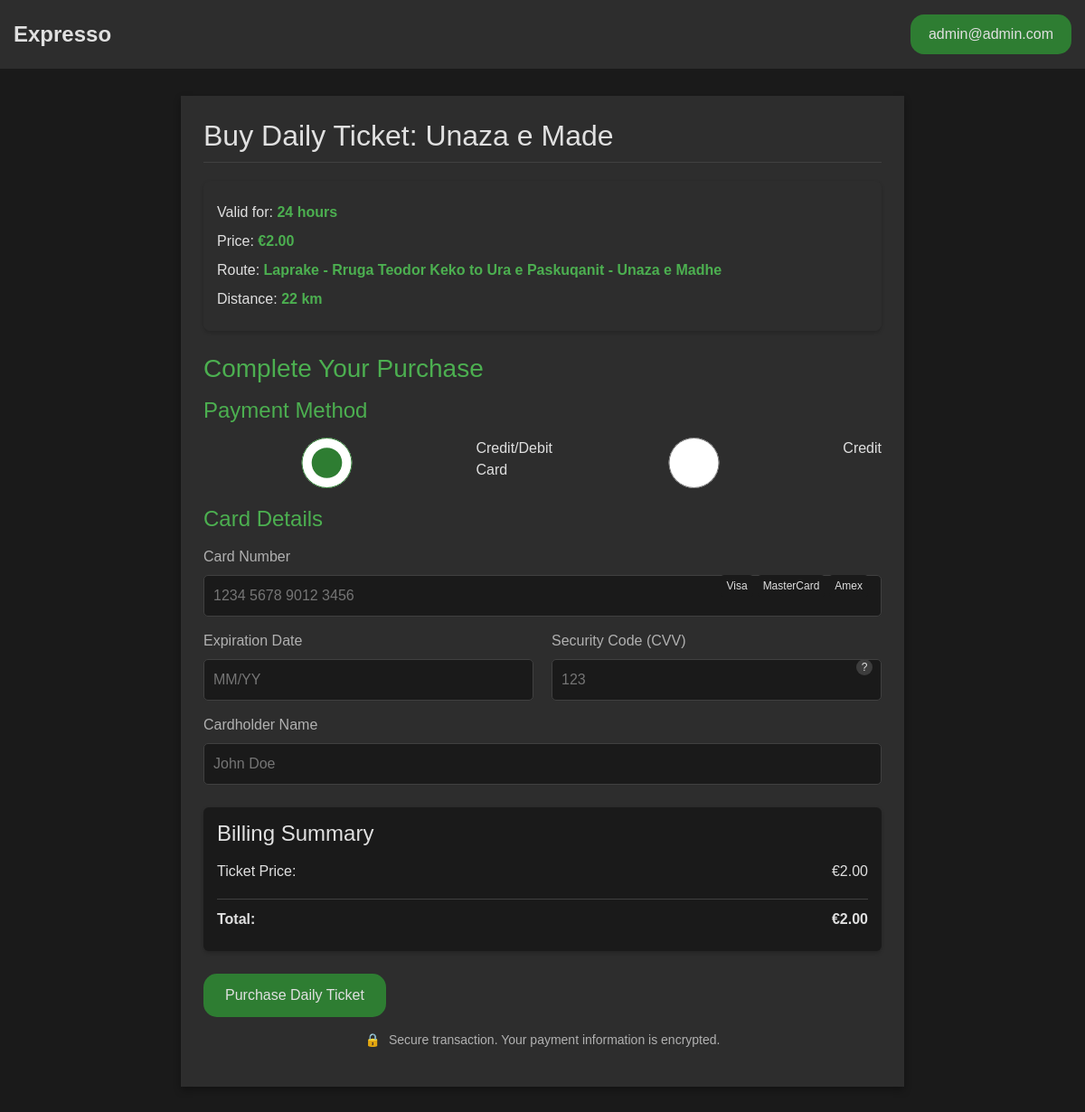
The page /buy_daily_ticket/1/ (signed in) on the database its author committed.
### myApp/models.py (models this page shows, shortened)
class User(AbstractUser):
    email = models.EmailField(unique=True)
    username = models.CharField(max_length=150, unique=True, blank=True)
    created_at = models.DateTimeField(auto_now_add=True)
    objects = CustomUserManager()
    USERNAME_FIELD = 'email'
    REQUIRED_FIELDS = ['first_name', 'last_name']

class Ticket(models.Model):
    TYPE_CHOICES = [
        ('day', '24 hours'),
        ('week', 'Week'),
        ('month', 'Month'),
    ]
    route = models.ForeignKey(TrainRoute, on_delete=models.CASCADE)
    ticket_type = models.CharField(max_length=20, choices=TYPE_CHOICES)
    price = models.DecimalField(max_digits=10, decimal_places=2, help_text="Price in euros")  # Added price field

class TrainRoute(models.Model):
    train_line = models.CharField(max_length=255)
    distance = models.IntegerField(help_text="Distance in km")
    image = models.ImageField(blank=True, null=True)
    snazzy_map = models.URLField(blank=True, null=True)
    def get_stops_list(self):
        return [station.name for station in self.stations.all()]

class Station(models.Model):
    name = models.CharField(max_length=255)
    route = models.ForeignKey(TrainRoute, on_delete=models.CASCADE, related_name='stations')

### myApp/views.py (the view)
# urls.py: path("buy_daily_ticket/<int:ticket_id>/", views.buy_daily_ticket, name="buy_daily_ticket"),
@login_required(login_url='login')
def buy_daily_ticket(request, ticket_id):
    return process_ticket_purchase(request, ticket_id, "myApp/buy_daily_ticket.html")

### myApp/templates/myApp/buy_daily_ticket.html (shortened to what this page needs)
{% extends 'myApp/layout.html' %}
{% block content %}
<div class="ticket-purchase-container">
    <h2>Buy Daily Ticket: {{ ticket.route.train_line }}</h2>
    <div class="ticket-info">
        <p>Valid for: <strong>24 hours</strong></p>
        <p>Price: <strong>€{{ ticket.price }}</strong></p>
        <p>Route: <strong>{{ ticket.route.get_stops_list|first }} to {{ ticket.route.get_stops_list|last }}</strong></p>
        <p>Distance: <strong>{{ ticket.route.distance }} km</strong></p>
    </div>
    <h3>Complete Your Purchase</h3>
    <form method="post" id="payment-form">
        <div class="form-group payment-method-selection">
            <h4>Payment Method</h4>
            <div class="radio-group">
                <input type="radio" id="credit_card" name="payment_type" value="credit_card" checked>
                <label for="credit_card">Credit/Debit Card</label>
                <input type="radio" id="paypal" name="payment_type" value="paypal">
                <label for="paypal">Credit</label>
            </div>
        </div>
        <div class="form-group card-details" id="card_payment_section">
            <h4>Card Details</h4>
            <div class="card-number-group">
                <label for="card_number">Card Number</label>
                <input type="text" id="card_number" name="card_number" placeholder="1234 5678 9012 3456" maxlength="19"
                    autocomplete="cc-number" required>
                <div class="card-icons">
                    <span class="visa-icon">Visa</span>
                    <span class="mastercard-icon">MasterCard</span>
                    <span class="amex-icon">Amex</span>
                </div>
            </div>
            <div class="card-row">
                <div class="expiry-date">
                    <label for="expiry_date">Expiration Date</label>
                    <input type="text" id="expiry_date" name="expiry_date" placeholder="MM/YY" maxlength="5"
                        autocomplete="cc-exp" required>
                </div>
                <div class="cvv-code">
                    <label for="cvv">Security Code (CVV)</label>
                    <input type="text" id="cvv" name="cvv" placeholder="123" maxlength="4" autocomplete="cc-csc"
                        required>
                    <div class="cvv-tooltip">?
                    </div>
                </div>
            </div>
            <div class="cardholder-name">
                <label for="card_holder">Cardholder Name</label>
                <input type="text" id="card_holder" name="card_holder" placeholder="John Doe" autocomplete="cc-name"
                    required>
            </div>
        </div>
        <div class="billing-summary">
            <h4>Billing Summary</h4>
            <div class="summary-row">
                <span>Ticket Price:</span>
                <span>€{{ ticket.price }}</span>
            </div>
            <div class="summary-row total-row">
                <span>Total:</span>
                <span id="total_amount">€{{ ticket.price }}</span>
            </div>
        </div>
        <button type="submit" class="btn-primary">Purchase Daily Ticket</button>
        <p class="secure-payment-notice">
            <span class="lock-icon">🔒</span> Secure transaction. Your payment information is encrypted.
        </p>
    </form>
</div>
{% load static %}
{% endblock %}

### myApp/templates/myApp/layout.html (shortened to what this page needs)
<!DOCTYPE html>
<html lang="en">
<head>
    <link rel="stylesheet" href="https://cdnjs.cloudflare.com/ajax/libs/font-awesome/6.1.1/css/all.min.css">
    <link href="https://maxcdn.bootstrapcdn.com/bootstrap/4.0.0/css/bootstrap.min.css" rel="stylesheet">
    {% load static %}
    <link rel="stylesheet" href="{% static 'myApp/css/styles.css' %}">
</head>
<navbar>
    <div class="navbar">
        <a href="/" style="text-decoration: none; color: inherit;">
            <div class="navbar-brand">Expresso</div>
        </a>
        <div class="navbar-user">
            <div class="dropdown">
                <button class="dropbtn">{% if user.is_authenticated %} {{ user }} {% else %} Guest {% endif %}</button>
            </div>
        </div>
    </div>
    <body>
        {% block content %}
        {% endblock %}
        {% load static %}
    </body>
</html>

### myApp/static/myApp/css/styles.css (style rules this page uses)
body { font-family: Arial, sans-serif; margin: 0; padding: 0; background-color: #1a1a1a; }
.navbar { background-color: #2d2d2d; color: #e0e0e0; padding: 15px; display: flex; justify-content: space-between; align-items: center; }
.navbar-brand { font-size: 24px; font-weight: bold; }
.dropdown { position: relative; }
.dropbtn { background-color: #2e7d32; color: #e0e0e0; padding: 10px 20px; border: none; cursor: pointer; border-radius: 15px; }
.ticket-purchase-container { background-color: #2d2d2d; color: #e0e0e0; max-width: 800px; margin: 30px auto; padding: 25px; border-radius: a8px; box-shadow: 0 4px 8px rgba(0, 0, 0, 0.3); }
.ticket-purchase-container h2 { color: #e0e0e0; margin-bottom: 20px; border-bottom: 1px solid #404040; padding-bottom: 10px; }
.ticket-purchase-container h3 { color: #4caf50; margin: 25px 0 15px 0; }
.ticket-info { background-color: rgba(45, 45, 45, 0.8); padding: 15px; margin-bottom: 20px; border-radius: 8px; box-shadow: 0 2px 4px rgba(0, 0, 0, 0.2); }
.ticket-info p { margin: 8px 0; color: #e0e0e0; }
.ticket-info strong { color: #4caf50; }
.form-group { margin-bottom: 20px; }
.form-group label { display: block; margin-bottom: 8px; color: #b1b1b1; }
.form-group input, .form-group select { width: 100%; padding: 10px; border: 1px solid #404040; border-radius: 5px; background-color: #1a1a1a; color: #e0e0e0; }
.btn-primary { background-color: #2e7d32; color: #e0e0e0; padding: 12px 24px; border: none; border-radius: 15px; cursor: pointer; font-size: 16px; transition: background-color 0.2s ease; }
.card-number-group { position: relative; margin-bottom: 15px; }
.card-icons { position: absolute; right: 15px; top: 32px; display: flex; gap: 5px; }
.card-icons span { font-size: 12px; padding: 3px 6px; background-color: #1a1a1a; border-radius: 4px; color: #e0e0e0; }
.card-row { display: flex; gap: 20px; margin-bottom: 15px; }
.expiry-date, .cvv-code { flex: 1; position: relative; }
.cvv-tooltip { display: inline-block; position: absolute; right: 10px; top: 32px; width: 18px; height: 18px; background: #3d3d3d; border-radius: 50%; text-align: center; line-height: 18px; font-size: 12px; cursor: help; color: #e0e0e0; }
.radio-group { display: flex; gap: 20px; margin-top: 10px; }
.radio-group input[type="radio"] { margin-right: 8px; accent-color: #2e7d32; }
.radio-group label { display: inline; color: #e0e0e0; }
.cardholder-name { margin-bottom: 15px; }
.payment-method-selection h4, .card-details h4, .credit-section h4 { color: #4caf50; margin-bottom: 15px; }
.billing-summary { background-color: #1a1a1a; padding: 15px; border-radius: 6px; margin: 25px 0; box-shadow: 0 2px 4px rgba(0, 0, 0, 0.2); }
.summary-row { display: flex; justify-content: space-between; padding: 8px 0; color: #e0e0e0; }
.total-row { border-top: 1px solid #404040; margin-top: 10px; padding-top: 10px; font-weight: bold; color: #e0e0e0; }
.secure-payment-notice { text-align: center; color: #b1b1b1; margin-top: 15px; font-size: 14px; }
.lock-icon { margin-right: 5px; color: #4caf50; }
.card-details input[type="text"], .cardholder-name input[type="text"], .credit-amount input[type="number"] { width: 100%; padding: 10px; border: 1px solid #404040; border-radius: 5px; background-color: #1a1a1a; color: #e0e0e0; font-size: 16px; }

### rows shown on the page
User: email "admin@admin.com"
Ticket: route.train_line "Unaza e Made", price "2.00", route.get_stops_list|first "Laprake - Rruga Teodor Keko", route.get_stops_list|last "Ura e Paskuqanit - Unaza e Madhe", route.distance "22"
